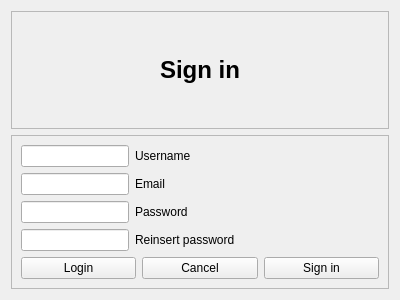
<?xml version="1.0" encoding="UTF-8"?>
<ui version="4.0">
 <class>SigninWidget</class>
 <widget class="QWidget" name="SigninWidget">
  <property name="geometry">
   <rect>
    <x>0</x>
    <y>0</y>
    <width>400</width>
    <height>300</height>
   </rect>
  </property>
  <property name="windowTitle">
   <string>Form</string>
  </property>
  <layout class="QGridLayout" name="gridLayout">
   <item row="0" column="0">
    <widget class="QFrame" name="topFrame">
     <property name="frameShape">
      <enum>QFrame::StyledPanel</enum>
     </property>
     <property name="frameShadow">
      <enum>QFrame::Raised</enum>
     </property>
     <layout class="QGridLayout" name="gridLayout_2">
      <item row="0" column="0">
       <widget class="QLabel" name="Title">
        <property name="font">
         <font>
          <pointsize>18</pointsize>
          <weight>75</weight>
          <bold>true</bold>
         </font>
        </property>
        <property name="text">
         <string>Sign in</string>
        </property>
        <property name="alignment">
         <set>Qt::AlignCenter</set>
        </property>
       </widget>
      </item>
     </layout>
    </widget>
   </item>
   <item row="1" column="0">
    <widget class="QFrame" name="bottomFrame">
     <property name="frameShape">
      <enum>QFrame::StyledPanel</enum>
     </property>
     <property name="frameShadow">
      <enum>QFrame::Raised</enum>
     </property>
     <layout class="QVBoxLayout" name="verticalLayout">
      <item>
       <layout class="QFormLayout" name="formLayout">
        <item row="0" column="0">
         <widget class="QLineEdit" name="usernameInput"/>
        </item>
        <item row="0" column="1">
         <widget class="QLabel" name="usernameLabel">
          <property name="text">
           <string>Username</string>
          </property>
         </widget>
        </item>
        <item row="1" column="0">
         <widget class="QLineEdit" name="emailInput"/>
        </item>
        <item row="1" column="1">
         <widget class="QLabel" name="emailLabel">
          <property name="text">
           <string>Email</string>
          </property>
         </widget>
        </item>
        <item row="2" column="0">
         <widget class="QLineEdit" name="passwordInput">
          <property name="echoMode">
           <enum>QLineEdit::Password</enum>
          </property>
         </widget>
        </item>
        <item row="2" column="1">
         <widget class="QLabel" name="passwordLabel">
          <property name="text">
           <string>Password</string>
          </property>
         </widget>
        </item>
        <item row="3" column="0">
         <widget class="QLineEdit" name="reinsertPasswordInput">
          <property name="echoMode">
           <enum>QLineEdit::Password</enum>
          </property>
         </widget>
        </item>
        <item row="3" column="1">
         <widget class="QLabel" name="reinsertPasswordLabel">
          <property name="text">
           <string>Reinsert password</string>
          </property>
         </widget>
        </item>
       </layout>
      </item>
      <item>
       <layout class="QHBoxLayout" name="buttonsLine">
        <item>
         <widget class="QPushButton" name="LoginButton">
          <property name="text">
           <string>Login</string>
          </property>
         </widget>
        </item>
        <item>
         <widget class="QPushButton" name="CancelButton">
          <property name="text">
           <string>Cancel</string>
          </property>
         </widget>
        </item>
        <item>
         <widget class="QPushButton" name="SigninButton">
          <property name="text">
           <string>Sign in</string>
          </property>
         </widget>
        </item>
       </layout>
      </item>
     </layout>
    </widget>
   </item>
  </layout>
 </widget>
 <resources/>
 <connections>
  <connection>
   <sender>SigninButton</sender>
   <signal>clicked()</signal>
   <receiver>SigninWidget</receiver>
   <slot>SigninButtonClicked()</slot>
   <hints>
    <hint type="sourcelabel">
     <x>321</x>
     <y>252</y>
    </hint>
    <hint type="destinationlabel">
     <x>199</x>
     <y>149</y>
    </hint>
   </hints>
  </connection>
  <connection>
   <sender>CancelButton</sender>
   <signal>clicked()</signal>
   <receiver>SigninWidget</receiver>
   <slot>CancelButtonClicked()</slot>
   <hints>
    <hint type="sourcelabel">
     <x>199</x>
     <y>252</y>
    </hint>
    <hint type="destinationlabel">
     <x>199</x>
     <y>149</y>
    </hint>
   </hints>
  </connection>
  <connection>
   <sender>LoginButton</sender>
   <signal>clicked()</signal>
   <receiver>SigninWidget</receiver>
   <slot>LoginButtonClicked()</slot>
   <hints>
    <hint type="sourcelabel">
     <x>77</x>
     <y>252</y>
    </hint>
    <hint type="destinationlabel">
     <x>199</x>
     <y>149</y>
    </hint>
   </hints>
  </connection>
 </connections>
</ui>
